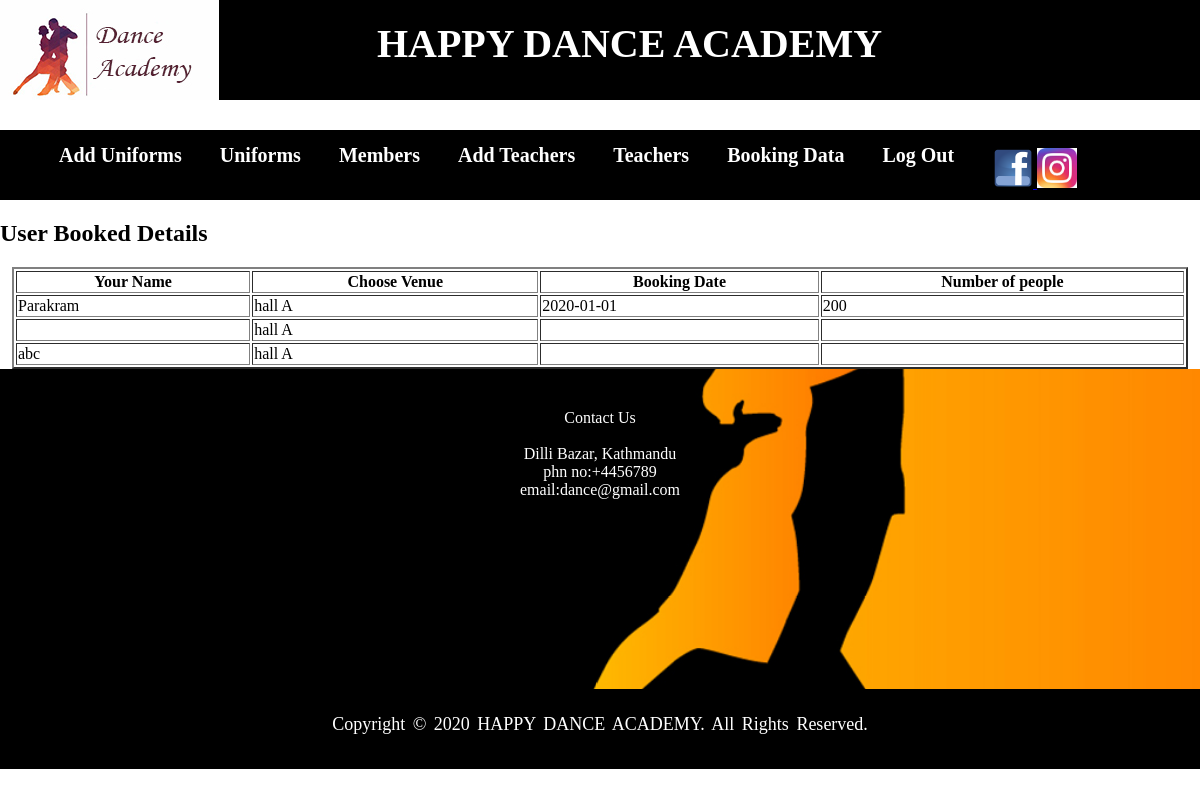
Screenshot of /bookingtable.php with the database file from the repository.
### tables this page shows
CREATE TABLE `booking` (
  `name` varchar(100) NOT NULL,
  `venue` varchar(100) NOT NULL,
  `date` varchar(100) NOT NULL,
  `size` varchar(100) NOT NULL
);

### bookingtable.php (the view, shortened to what this page needs)
<!DOCTYPE html>
<html lang="en">
  <head>
    <link href="dance2.css" rel="stylesheet" type="text/css" />
  </head>
  <body>
    <div id="top">
      <a href="index.php"> <img src="images/logo.jpg" /></a>
      <h1 id="head">HAPPY DANCE ACADEMY </h1> <br/>
    </div>
    <header>
      <nav>
        <ul>
          <li><a href="uniforms.php" >Add Uniforms</a> </li>
          <li><a href="uniformsdetails.php">Uniforms</a> </li>
          <li><a href="membersdetails.php"> Members </a> </li>
          <li><a href="addstaffs.php"> Add Teachers </a> </li>
          <li><a href="staffs.php">Teachers</a> </li>
          <li><a href="bookingtable.php">Booking Data</a> </li>
          <li><a href="logout.php"> Log Out </a> </li>
        </ul>
        <a> Follow us at:</a>
        <a href="https://www.facebook.com/" target="blank">
        <img src="images/facebook.png" width="40" height="40" /> </a>
        <a href="https://www.instagram.com/" target="blank">
        <img src="images/instagram.jpg" width="40" height="40" /> </a>
      </nav>
    </header>
    <section id="posts">
      <div class="container-fluid mt-2">
        <div class="row">
          <div class="col-md-9">
            <div class="card">
              <div class="card-header">
                <h1>User Booked Details</h1>
              </div>
              <table class="table table-striped">
                <thead class="thead-inverse">
                  <table border="2" width="98%" align="center">
                    <tr>
                      <th>Your Name</th>
                      <th>Choose Venue</th>
                      <th>Booking Date</th>
                      <th>Number of people</th>
                    </tr>
                    <tbody>
                      <?PHP
                        include 'connect.php' ;
                        $sql = 'SELECT * FROM booking';
                        $result = mysqli_query($conn, $sql);
                        if (mysqli_num_rows($result) > 0){
                          while($row = mysqli_fetch_assoc($result)){
                            echo  '<tr>';
                            echo  '<td>'.$row["name"].'</td>';
                            echo  '<td>'.$row["venue"].'</td>';
                            echo  '<td>'.$row["date"].'</td>';
                            echo  '<td>'.$row["size"].'</td>';
                            echo '</tr>';
                          }
                         }
                      ?>
                    </tbody>
                  </table>
                </thead>
              </table>
            </div>
          </div>
        </div>
      </div>
    </section>
    <footer>
      <div class="main-footer">
        <div class="firstdivision">
              <div class="foot-topic">Contact Us</div>
            <br> Dilli Bazar, Kathmandu
            <br>phn no:+4456789 <br>email:dance@gmail.com</div>
        </div>
      <div class="secondfooter">
          Copyright &copy; 2020 HAPPY DANCE ACADEMY. All Rights Reserved.
        </div>
    </footer>
  </body>
</html>

### dance2.css (style rules this page uses)
body { margin:auto; height:100%; width:100%; }
#top { height:100px; background-color:black; color: white; text-align:center; }
#top img { float:left; }
#top h1 { margin-right: 160px; margin-top: 0px; padding-top: 20px; font-size:40px; }
header { width:100%; top:50px; margin:auto; background-color:#FFFFFF; }
nav { width:100%; height:70px; margin:auto; margin-top:30px; background:black; }
nav ul { list-style-type:none; margin:auto; }
nav ul li { float:left; padding:14px; margin:auto; }
nav ul li a { color:white; font-size:20px; font-weight:600; text-decoration:none; padding:5px; }
* { box-sizing:border-box }
footer { width : 100%; height : 400px; margin : auto; padding : 0; background : #efefef; font-family:Comic Sans MS; }
.secondfooter { height : 80px; background-color : #000; color : white; text-align : center; padding-top : 25px; font-family : "Century Gothic"; font-size : 18px; word-spacing : 3px; }
.main-footer { background-image : url(images/foot.jpg); background-size : cover; background-attachment : fixed; background-repeat : no-repeat; padding : 40px; color : white; font-size:16px; text-align : center; height : 320px; }

### rows the page displays
booking: name "Parakram", venue "hall A", date "2020-01-01", size "200"
booking: venue "hall A"
booking: name "abc", venue "hall A"
